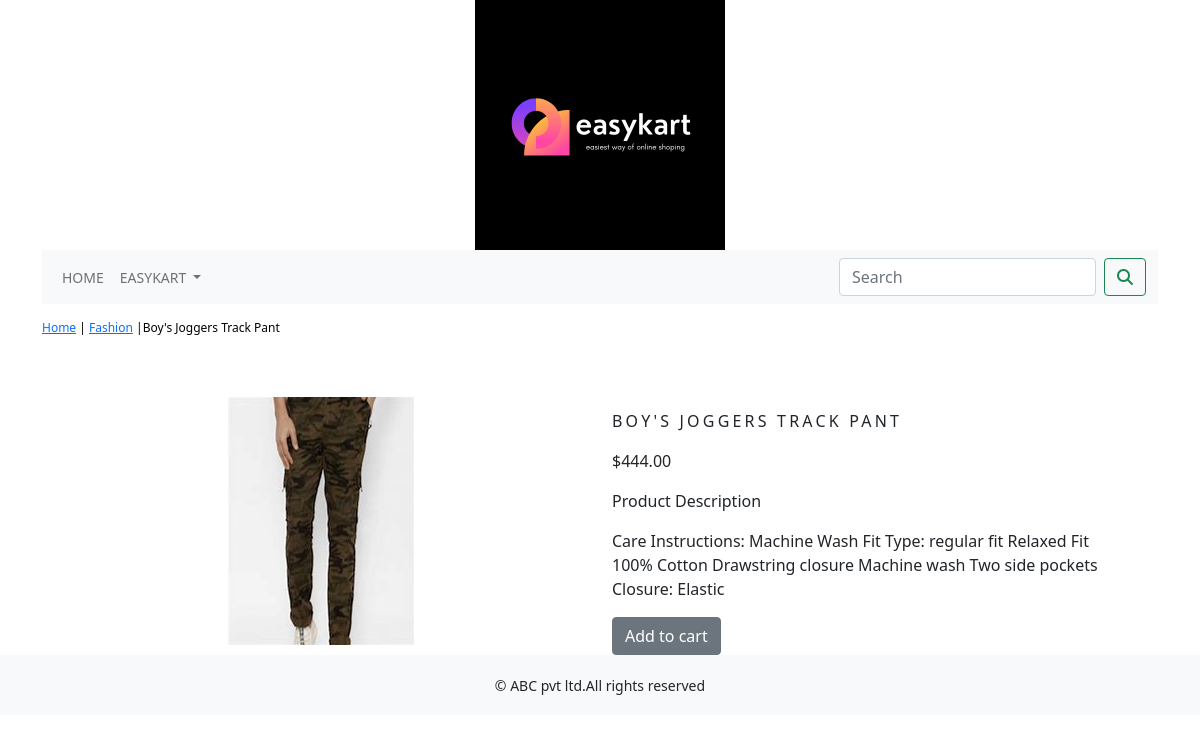
Screenshot of /easykart/fashion/boys-joggers-track-pant/ with the database file from the repository.
### easykart/models.py (models this page shows, shortened)
class Product(models.Model):
    name = models.CharField(max_length=250, unique=True)
    slug = models.SlugField(max_length=250, unique=True)
    description = models.TextField(blank=True)
    price=models.DecimalField(max_digits=10,decimal_places=2)
    category=models.ForeignKey(Category,on_delete=models.CASCADE)
    image = models.ImageField(upload_to='product', blank=True)
    stock=models.IntegerField()
    available=models.BooleanField(default=True)
    created=models.DateTimeField(auto_now_add=True)
    updated=models.DateTimeField(auto_now=True)
    class Meta:
        ordering=('name',)
        verbose_name='product'
        verbose_name_plural='products'

class Category(models.Model):
    name=models.CharField(max_length=250,unique=True)
    slug=models.SlugField(max_length=250,unique=True)
    description=models.TextField(blank=True)
    image=models.ImageField(upload_to='category',blank=True)
    class Meta:
        ordering=('name',)
        verbose_name='category'
        verbose_name_plural='categories'
    def get_url(self):
        return  reverse('easykart:products_by_category', args=[self.slug])
    def __str__(self):
        return  '{}'.format(self.name)

### easykart/views.py (the view)
# urls.py: path('<slug:c_slug>/<slug:product_slug>/',views.proDetail,name='prodCatdetail'),
def proDetail(request,c_slug,product_slug):
    try:
        product=Product.objects.get(category__slug=c_slug,slug=product_slug)
    except Exception as e:
        raise e
    return render(request,'product.html',{'product':product})

### cart/context_processors.py (called while the page is built)
def counter(request):
    item_count=0
    if 'admin' in request.path:
        return  {}
    else:
        try:
            cart=Cart.objects.filter(cart_id=_cart_id(request))
            car_items=CartItem.objects.all().filter(cart=cart[:1])
            for cart_item in car_items:
                item_count += cart_item.quantity
        except Cart.DoesNotExist:
            item_count =0
    return  dict(item_count=item_count)

### cart/views.py (called while the page is built)
def _cart_id(request):
    cart=request.session.session_key
    if not cart:
        cart=request.session.create()
    return cart

### easykart/context_processors.py (called while the page is built)
def menu_links(request):
    links=Category.objects.all()
    return dict(links=links)

### templates/product.html (shortened to what this page needs)
{% extends 'base.html' %}
{% load static %}
{% block content %}
<div class="row my_prod_row_class">
    <div class="mx_auto">
        <p><a href="{% url 'easykart:allProdCat' %}" >Home</a> | <a href="{{product.category.get_url}}">{{product.category}}</a> |{{product.name}} </p>
    </div>
</div>
<div class="container">
<br>
<div class="row">
    <div class="col-12 col-sm-12 col-lg-6 text-center">
      <div style="min-width:18rem">
          <img src="{{product.image.url}}" alt="{{product.name}}">
      </div>
    </div>
        <div class="col-12 col-sm-12 col-md-12 col-lg-6">
            <div>
           <h1 class="my_prod_tittle">{{product.name}}</h1>
            <p>${{product.price}}</p>
            <p class="my_tittle">Product Description</p>
            <p class="text-justify my_prod_text">{{product.description}}</p>
            {% if product.stock <= 0 %}
            <p class="text-justify my_prod_text"><b>Out of Stock</b></p>
            {% else %}
            <a class="btn btn-secondary" href="{% url 'cart:add_cart' product.id %}">Add to cart</a>
            {% endif %}
        </div>
        </div>
    </div>
</div>
{% endblock %}

### static/css/custom.css (style rules this page uses)
.my_prod_row_class { padding-top:15px; padding-bottom:20px; }
.my_prod_row_class .mx_auto { color:#000; font-size:12px; text-decoration:name; }
.my_prod_tittle { font-size:16px; text-transform:uppercase; letter-spacing:.2em; padding-top:15px; padding-bottom:10px; }
.my_prod_text { padding-right:20px; }

### rows the page displays
Product: category "Fashion", name "Boy's Joggers Track Pant", image (picture), name "BOY'S JOGGERS TRACK PANT", price "444.00", description "Care Instructions: Machine Wash Fit Type: regular fit Relaxed Fit 100% Cotton Drawstring closure Machine wash Two side pockets Closure: Elastic"
